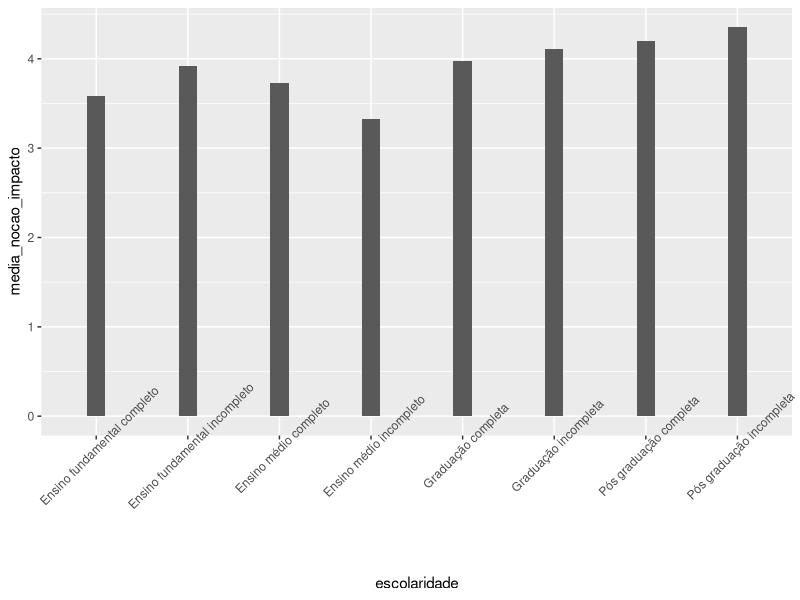

Generate this figure with R:
library(tidyverse)
library(dplyr)
library(tidyr)
library(tibble)
library(readxl)
library(ggplot2)

setwd("/home/erick/Documents/MAP/5prd/Introdução ao R aplicado em Ciência de Dados/R-to-Data-Science/data_analysis")

### Lendo os dados
dados_xls <- read_excel("valor_da_marca.xlsx")

### Transformando em tibble
dados_tibble <- as_tibble(dados_xls)
head(dados_tibble)


### Mudando o nome de algumas colunas para facilitar as seguintes análises

names(dados_tibble)[1] <- "idade"
names(dados_tibble)[2] <- "genero"
names(dados_tibble)[3] <- "escolaridade"
names(dados_tibble)[8] <- "pref_comprar_sust"
names(dados_tibble)[13] <- "engajamento"
names(dados_tibble)[11] <- "impacto_acoes"
names(dados_tibble)[5] <- "renda_pessoal"

### Contando respostas Sim ou Não por gênero

gen_info1 <- dados_tibble %>% 
  group_by(genero) %>% 
  summarise(total = n())

gen_info2 <- dados_tibble %>% 
  filter(dados_tibble$`Você procura informações a respeito das ações de empresas que promovam sustentabilidade?` == "Sim") %>%
  group_by(genero) %>% 
  summarise(disse_sim = n())

gen_info3 <- dados_tibble %>% 
  filter(dados_tibble$`Você procura informações a respeito das ações de empresas que promovam sustentabilidade?` == "Não") %>%
  group_by(genero) %>% 
  summarise(disse_nao = n())

dados_pgenero <- gen_info1 %>% 
  full_join(gen_info2, by = "genero") %>%
  full_join(gen_info3, by = "genero")

dados_pgenero

### Outro jeito de fazer (Descobri depois)
dados_pgenero2 <- dados_tibble %>%
  select(genero,pref_comprar_sust) %>%
  group_by(genero) %>%
  table()

dados_pgenero2

### O que a escolaridade pode dizer sobre como o indivíduo se comporta em 
### relação a esses assuntos?
dados_tibble %>%
  group_by(escolaridade) %>%
  summarise(soma = n())


esc_info1 <- dados_tibble %>% 
  filter(pref_comprar_sust == "Sim") %>%
  group_by(escolaridade) %>% 
  summarise(prefere_prod_marca_sust = n())

esc_info2 <- dados_tibble %>% 
  filter(pref_comprar_sust == "Não") %>%
  group_by(escolaridade) %>% 
  summarise(nao_prefere_prod_marca_sust = n())

dados_esc <- esc_info1 %>% 
  full_join(esc_info2, by = "escolaridade") %>%
  mutate(prop_sim = prefere_prod_marca_sust/(prefere_prod_marca_sust+nao_prefere_prod_marca_sust))

dados_esc
### Cruzamento de variáveis
esc_eng <-dados_tibble %>%
  group_by(escolaridade) %>%
  summarise(media_engajamento = mean(engajamento), media_nocao_impacto = mean(impacto_acoes))

dados_esc <- esc_eng %>%
  full_join(dados_esc, by = "escolaridade")

dados_esc
### plotando
arrange(dados_esc,media_nocao_impacto)
p<-ggplot(data=arrange(dados_esc,media_nocao_impacto), aes(x=escolaridade, y=media_nocao_impacto)) +
  geom_bar(stat="identity",width=0.2)+
  theme(axis.text.x = element_text(angle = 45))

p

### O que a renda pode dizer sobre como o indivíduo se comporta em 
### relação a esses assuntos?
dados_tibble %>%
  group_by(renda_pessoal) %>%
  summarise(soma = n())


rend_info1 <- dados_tibble %>% 
  filter(pref_comprar_sust == "Sim") %>%
  group_by(renda_pessoal) %>% 
  summarise(prefere_prod_marca_sust = n())

rend_info2 <- dados_tibble %>% 
  filter(pref_comprar_sust == "Não") %>%
  group_by(renda_pessoal) %>% 
  summarise(nao_prefere_prod_marca_sust = n())

dados_rend <- rend_info1 %>% 
  full_join(rend_info2, by = "renda_pessoal") %>%
  mutate(prop_sim = prefere_prod_marca_sust/(prefere_prod_marca_sust+nao_prefere_prod_marca_sust))

dados_rend

### Cruzamento de variáveis
rend_eng <-dados_tibble %>%
  group_by(renda_pessoal) %>%
  summarise(media_engajamento = mean(engajamento), media_nocao_impacto = mean(impacto_acoes))

dados_rend <- rend_eng %>%
  full_join(dados_rend, by = "renda_pessoal")

dados_rend

# qtd_sim_esc <- dados_tibble %>%
#  filter(pref_comprar_sust == "Sim")
#  group_by(escolaridade) %>%
#  summarise(prop_sim = n(pref_comprar_sust))
